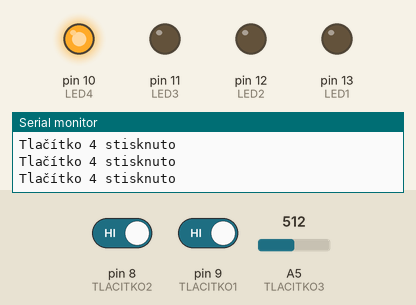
The sketch below on a simulated Arduino Uno, built with avr-gcc and run on an emulated ATmega328P. Shown: output pins drawn as LEDs (lit = HIGH), the last lines printed to the serial monitor. Dashed ring = blinking. Inputs (shaded band) come from the test bench; at power-on: A5 (TLACITKO3) = 512, pin 8 (TLACITKO2) HIGH, pin 9 (TLACITKO1) HIGH.

Above: at 1.2 s.
1.3 s: A5 (TLACITKO3) set to 534
At 2.5 s:
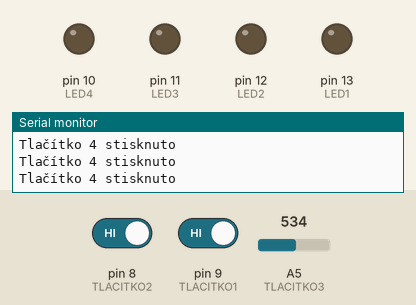
2.8 s: pin 8 (TLACITKO2) driven LOW
At 4.0 s:
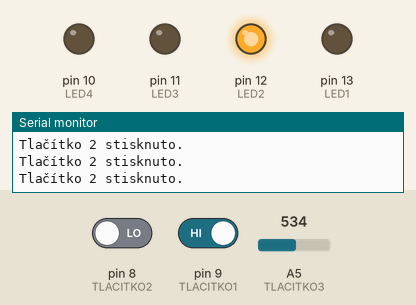
4.3 s: pin 9 (TLACITKO1) driven LOW
At 5.3 s:
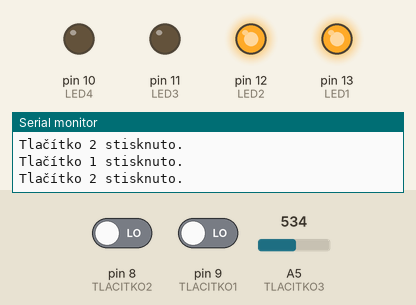
5.8 s: A5 (TLACITKO3) set to 511
At 7.0 s:
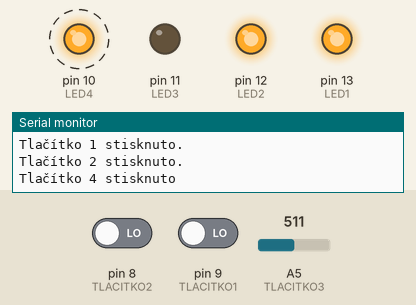
7.3 s: pin 8 (TLACITKO2) driven HIGH
At 7.9 s:
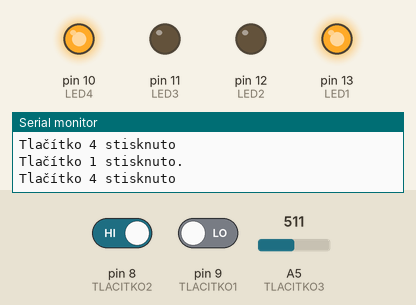
8.8 s: A5 (TLACITKO3) set to 306
At 9.3 s:
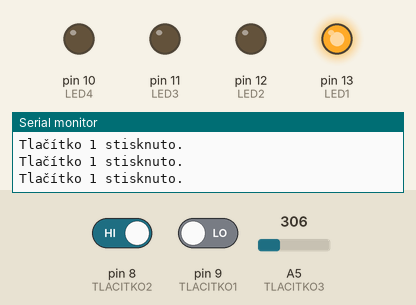
Timing chart, 0 to 11.3 s (numbered marks = the images above; inputs shaded):
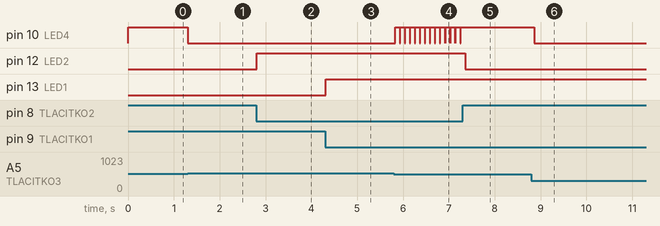

The sketch:

02_Tlacitko_pokrocily.ino
```cpp
// Definice pinů pro tlačítka
#define TLACITKO1 9
#define TLACITKO2 8
#define TLACITKO3 A5

// Definice pinů pro LED
#define LED1 13
#define LED2 12
#define LED3 11
#define LED4 10

void setup()
{
  // Nastavení módu pinů
  pinMode(TLACITKO1, INPUT);
  pinMode(TLACITKO2, INPUT);
  pinMode(TLACITKO3, INPUT);

  pinMode(LED1, OUTPUT);
  pinMode(LED2, OUTPUT);
  pinMode(LED3, OUTPUT);
  pinMode(LED4, OUTPUT);

  // Spuštění čtení pinů v hodnotě 9600 baudů
  Serial.begin(9600);
}

void loop()
{
  int tlacitko1 = digitalRead(TLACITKO1);
  int tlacitko2 = digitalRead(TLACITKO2);
  int tlacitko3 = analogRead(TLACITKO3);

  digitalWrite(LED1, LOW);
  digitalWrite(LED2, LOW);
  digitalWrite(LED3, LOW);
  digitalWrite(LED4, LOW);

  if (tlacitko1 == 0)
  {
    Serial.println("Tlačítko 1 stisknuto.");
    digitalWrite(LED1, HIGH);
  }

  if (tlacitko2 == 0)
  {
    Serial.println("Tlačítko 2 stisknuto.");
    digitalWrite(LED2, HIGH);
  }

  switch (tlacitko3)
  {
    case 200 ... 220:
      Serial.println("Tlačítko 3 stisknuto");
      digitalWrite(LED3, HIGH);
      break;
    case 500 ... 520:
      Serial.println("Tlačítko 4 stisknuto");
      digitalWrite(LED4, HIGH);
      break;
    case 560 ... 580:
      Serial.println("Tlačítko 3 a 4 stisknuto");
      digitalWrite(LED3, HIGH);
      digitalWrite(LED4, HIGH);
      break;
  }

  delay(100);
}
```

Measured:
- the behaviour switches between 520 and 521 on A5 (TLACITKO3) (found by bisection; images 0 and 1)
- after the input at 1.3 s, pin 10 (LED4): HIGH → LOW at once
- after the input at 2.8 s, pin 12 (LED2): LOW → HIGH at once
- after the input at 4.3 s, pin 13 (LED1): LOW → HIGH at once
- after the input at 5.8 s, pin 10 (LED4): alternates HIGH for 0.10 s and LOW for 0.01 s, starting at once
- after the input at 7.3 s, pin 10 (LED4): stops changing and stays HIGH; pin 12 (LED2): HIGH → LOW after 0.05 s
- after the input at 8.8 s, pin 10 (LED4): HIGH → LOW after 0.06 s
